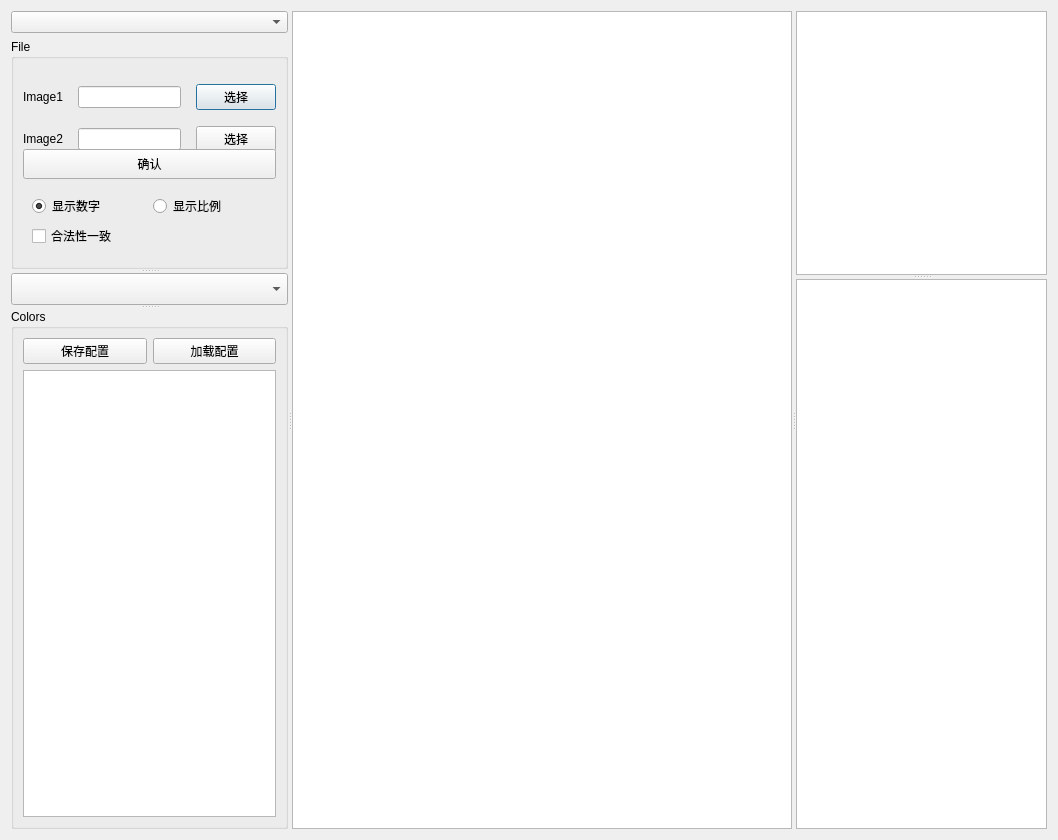
<?xml version="1.0" encoding="UTF-8"?>
<ui version="4.0">
 <class>ImageDiffDialog</class>
 <widget class="QDialog" name="ImageDiffDialog">
  <property name="geometry">
   <rect>
    <x>0</x>
    <y>0</y>
    <width>1058</width>
    <height>840</height>
   </rect>
  </property>
  <property name="minimumSize">
   <size>
    <width>0</width>
    <height>300</height>
   </size>
  </property>
  <property name="windowTitle">
   <string>对比土地利用数据</string>
  </property>
  <property name="windowIcon">
   <iconset resource="resources/img.qrc">
    <normaloff>:/img/分析.png</normaloff>:/img/分析.png</iconset>
  </property>
  <layout class="QHBoxLayout" name="horizontalLayout_2">
   <item>
    <widget class="QSplitter" name="splitter_3">
     <property name="orientation">
      <enum>Qt::Horizontal</enum>
     </property>
     <widget class="QWidget" name="widget" native="true">
      <layout class="QVBoxLayout" name="verticalLayout_2">
       <item>
        <widget class="QComboBox" name="cb_config"/>
       </item>
       <item>
        <widget class="QSplitter" name="splitter">
         <property name="orientation">
          <enum>Qt::Vertical</enum>
         </property>
         <widget class="QGroupBox" name="groupBox">
          <property name="sizePolicy">
           <sizepolicy hsizetype="Preferred" vsizetype="Minimum">
            <horstretch>0</horstretch>
            <verstretch>0</verstretch>
           </sizepolicy>
          </property>
          <property name="minimumSize">
           <size>
            <width>0</width>
            <height>171</height>
           </size>
          </property>
          <property name="maximumSize">
           <size>
            <width>16777215</width>
            <height>230</height>
           </size>
          </property>
          <property name="title">
           <string>File</string>
          </property>
          <layout class="QVBoxLayout" name="verticalLayout">
           <item>
            <widget class="QWidget" name="widget_2" native="true">
             <property name="sizePolicy">
              <sizepolicy hsizetype="Preferred" vsizetype="Fixed">
               <horstretch>0</horstretch>
               <verstretch>0</verstretch>
              </sizepolicy>
             </property>
             <property name="minimumSize">
              <size>
               <width>0</width>
               <height>100</height>
              </size>
             </property>
             <property name="maximumSize">
              <size>
               <width>16777215</width>
               <height>100</height>
              </size>
             </property>
             <layout class="QGridLayout" name="gridLayout">
              <property name="leftMargin">
               <number>0</number>
              </property>
              <property name="topMargin">
               <number>0</number>
              </property>
              <property name="rightMargin">
               <number>0</number>
              </property>
              <property name="bottomMargin">
               <number>0</number>
              </property>
              <property name="spacing">
               <number>0</number>
              </property>
              <item row="0" column="0">
               <widget class="QLabel" name="label">
                <property name="text">
                 <string>Image1</string>
                </property>
               </widget>
              </item>
              <item row="0" column="1">
               <spacer name="horizontalSpacer">
                <property name="orientation">
                 <enum>Qt::Horizontal</enum>
                </property>
                <property name="sizeType">
                 <enum>QSizePolicy::Fixed</enum>
                </property>
                <property name="sizeHint" stdset="0">
                 <size>
                  <width>15</width>
                  <height>20</height>
                 </size>
                </property>
               </spacer>
              </item>
              <item row="0" column="2">
               <widget class="QLineEdit" name="le_img1"/>
              </item>
              <item row="0" column="3">
               <spacer name="horizontalSpacer_3">
                <property name="orientation">
                 <enum>Qt::Horizontal</enum>
                </property>
                <property name="sizeType">
                 <enum>QSizePolicy::Fixed</enum>
                </property>
                <property name="sizeHint" stdset="0">
                 <size>
                  <width>15</width>
                  <height>20</height>
                 </size>
                </property>
               </spacer>
              </item>
              <item row="0" column="4">
               <widget class="QPushButton" name="btn_img1">
                <property name="text">
                 <string>选择</string>
                </property>
               </widget>
              </item>
              <item row="1" column="0">
               <widget class="QLabel" name="label_2">
                <property name="text">
                 <string>Image2</string>
                </property>
               </widget>
              </item>
              <item row="1" column="1">
               <spacer name="horizontalSpacer_2">
                <property name="orientation">
                 <enum>Qt::Horizontal</enum>
                </property>
                <property name="sizeType">
                 <enum>QSizePolicy::Fixed</enum>
                </property>
                <property name="sizeHint" stdset="0">
                 <size>
                  <width>15</width>
                  <height>20</height>
                 </size>
                </property>
               </spacer>
              </item>
              <item row="1" column="2">
               <widget class="QLineEdit" name="le_img2"/>
              </item>
              <item row="1" column="3">
               <spacer name="horizontalSpacer_4">
                <property name="orientation">
                 <enum>Qt::Horizontal</enum>
                </property>
                <property name="sizeType">
                 <enum>QSizePolicy::Fixed</enum>
                </property>
                <property name="sizeHint" stdset="0">
                 <size>
                  <width>15</width>
                  <height>20</height>
                 </size>
                </property>
               </spacer>
              </item>
              <item row="1" column="4">
               <widget class="QPushButton" name="btn_img2">
                <property name="text">
                 <string>选择</string>
                </property>
               </widget>
              </item>
             </layout>
            </widget>
           </item>
           <item>
            <widget class="QPushButton" name="btn_confirm">
             <property name="sizePolicy">
              <sizepolicy hsizetype="Minimum" vsizetype="Minimum">
               <horstretch>0</horstretch>
               <verstretch>0</verstretch>
              </sizepolicy>
             </property>
             <property name="minimumSize">
              <size>
               <width>0</width>
               <height>30</height>
              </size>
             </property>
             <property name="maximumSize">
              <size>
               <width>16777215</width>
               <height>40</height>
              </size>
             </property>
             <property name="text">
              <string>确认</string>
             </property>
            </widget>
           </item>
           <item>
            <widget class="QWidget" name="widget_5" native="true">
             <property name="enabled">
              <bool>true</bool>
             </property>
             <layout class="QGridLayout" name="gridLayout_3">
              <item row="0" column="1">
               <widget class="QRadioButton" name="rb_vR">
                <property name="text">
                 <string>显示数字</string>
                </property>
                <property name="checked">
                 <bool>true</bool>
                </property>
               </widget>
              </item>
              <item row="0" column="2">
               <widget class="QRadioButton" name="rb_hR">
                <property name="text">
                 <string>显示比例</string>
                </property>
                <property name="checked">
                 <bool>false</bool>
                </property>
               </widget>
              </item>
              <item row="1" column="1">
               <widget class="QCheckBox" name="cb_legal">
                <property name="text">
                 <string>合法性一致</string>
                </property>
               </widget>
              </item>
             </layout>
            </widget>
           </item>
          </layout>
         </widget>
         <widget class="QComboBox" name="cb_landCode">
          <property name="minimumSize">
           <size>
            <width>0</width>
            <height>31</height>
           </size>
          </property>
          <property name="maximumSize">
           <size>
            <width>16777215</width>
            <height>32</height>
           </size>
          </property>
          <property name="font">
           <font>
            <pointsize>12</pointsize>
           </font>
          </property>
         </widget>
         <widget class="QGroupBox" name="groupBox_2">
          <property name="title">
           <string>Colors</string>
          </property>
          <layout class="QVBoxLayout" name="verticalLayout_4">
           <item>
            <widget class="QWidget" name="widget_4" native="true">
             <layout class="QGridLayout" name="gridLayout_2">
              <property name="leftMargin">
               <number>0</number>
              </property>
              <property name="topMargin">
               <number>0</number>
              </property>
              <property name="rightMargin">
               <number>0</number>
              </property>
              <property name="bottomMargin">
               <number>0</number>
              </property>
              <item row="0" column="0">
               <widget class="QPushButton" name="pushButton">
                <property name="text">
                 <string>保存配置</string>
                </property>
               </widget>
              </item>
              <item row="0" column="1">
               <widget class="QPushButton" name="pushButton_2">
                <property name="text">
                 <string>加载配置</string>
                </property>
               </widget>
              </item>
             </layout>
            </widget>
           </item>
           <item>
            <widget class="QTableWidget" name="tw_color"/>
           </item>
          </layout>
         </widget>
        </widget>
       </item>
      </layout>
     </widget>
     <widget class="MapWidget" name="gv_map">
      <property name="sizePolicy">
       <sizepolicy hsizetype="Minimum" vsizetype="Expanding">
        <horstretch>0</horstretch>
        <verstretch>0</verstretch>
       </sizepolicy>
      </property>
      <property name="minimumSize">
       <size>
        <width>500</width>
        <height>0</height>
       </size>
      </property>
     </widget>
     <widget class="QWidget" name="widget_3" native="true">
      <layout class="QVBoxLayout" name="verticalLayout_3">
       <property name="spacing">
        <number>0</number>
       </property>
       <property name="leftMargin">
        <number>0</number>
       </property>
       <property name="topMargin">
        <number>0</number>
       </property>
       <property name="rightMargin">
        <number>0</number>
       </property>
       <property name="bottomMargin">
        <number>0</number>
       </property>
       <item>
        <widget class="QSplitter" name="splitter_2">
         <property name="orientation">
          <enum>Qt::Vertical</enum>
         </property>
         <widget class="QTableWidget" name="tw_transMatrix">
          <property name="sizePolicy">
           <sizepolicy hsizetype="Expanding" vsizetype="Minimum">
            <horstretch>0</horstretch>
            <verstretch>0</verstretch>
           </sizepolicy>
          </property>
         </widget>
         <widget class="QChartView" name="qchart_trans">
          <property name="sizePolicy">
           <sizepolicy hsizetype="Expanding" vsizetype="Minimum">
            <horstretch>0</horstretch>
            <verstretch>0</verstretch>
           </sizepolicy>
          </property>
          <property name="minimumSize">
           <size>
            <width>0</width>
            <height>550</height>
           </size>
          </property>
         </widget>
        </widget>
       </item>
      </layout>
     </widget>
    </widget>
   </item>
  </layout>
 </widget>
 <customwidgets>
  <customwidget>
   <class>MapWidget</class>
   <extends>QGraphicsView</extends>
   <header location="global">mapwidget.h</header>
  </customwidget>
  <customwidget>
   <class>QChartView</class>
   <extends>QGraphicsView</extends>
   <header location="global">qchartview.h</header>
  </customwidget>
 </customwidgets>
 <resources>
  <include location="resources/img.qrc"/>
 </resources>
 <connections/>
</ui>
